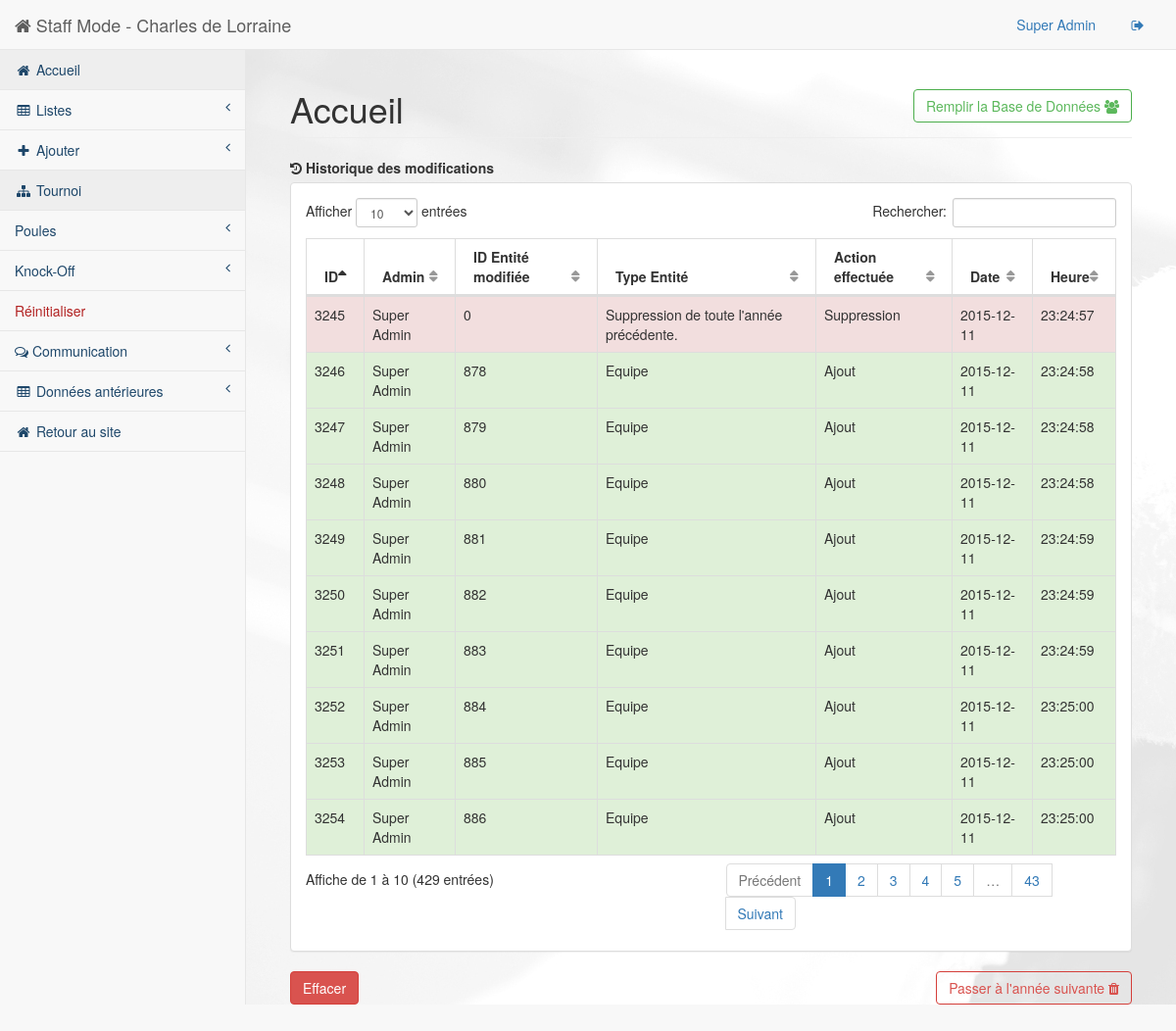
The page /staff/pages/index.php (signed in) on the database its author committed.
### tables this page shows
CREATE TABLE IF NOT EXISTS `History` (
  `id` int(11) NOT NULL AUTO_INCREMENT,
  `idPerson` int(11) NOT NULL,
  `idEntite` int(11) NOT NULL,
  `typeEntite` text NOT NULL,
  `action` text NOT NULL,
  `date` date NOT NULL,
  `hour` text NOT NULL,
  PRIMARY KEY (`id`),
  UNIQUE KEY `id` (`id`),
  UNIQUE KEY `id_3` (`id`),
  UNIQUE KEY `id_4` (`id`),
  KEY `id_2` (`id`)
);

CREATE TABLE IF NOT EXISTS `Personne` (
  `ID` int(255) NOT NULL AUTO_INCREMENT,
  `Title` int(2) NOT NULL,
  `FirstName` varchar(100) NOT NULL,
  `LastName` varchar(100) NOT NULL,
  `Ville` varchar(500) NOT NULL,
  `ZIPCode` int(10) NOT NULL,
  `Rue` varchar(100) NOT NULL,
  `Number` int(11) NOT NULL,
  `PhoneNumber` varchar(20) NOT NULL,
  `GSMNumber` varchar(20) NOT NULL,
  `BirthDate` date NOT NULL,
  `Mail` varchar(500) NOT NULL,
  `CreationDate` date NOT NULL,
  `Note` varchar(500) NOT NULL,
  `IsPlayer` tinyint(1) NOT NULL,
  `IsOwner` tinyint(1) NOT NULL,
  `IsStaff` tinyint(1) NOT NULL,
  PRIMARY KEY (`ID`)
);

### src/staff/pages/php/inc/list-function.inc (called while the page is built, shortened)
<?php
function getHistories() {
    $db = BDconnect();
    return $db->query('SELECT * FROM History ORDER BY ID DESC');
}
function getStaffName($idPerson) {
    $db = BDconnect();
    $rep = $db->query('SELECT * FROM Personne WHERE '.$idPerson.' = ID');
    $donnees = $rep->fetch_array();
    $res = $donnees['FirstName'] . " " . $donnees['LastName'];
    return $res;
}
?>

### src/staff/pages/index.php (the view, shortened to what this page needs)
<?php require_once("./php/inc/list-function.inc");
?>
    <!DOCTYPE html>
    <html lang="en">
    <head>
        <link href="../bower_components/bootstrap/dist/css/bootstrap.min.css" rel="stylesheet">
        <link href="../bower_components/metisMenu/dist/metisMenu.min.css" rel="stylesheet">
        <link href="../bower_components/datatables-plugins/integration/bootstrap/3/dataTables.bootstrap.css" rel="stylesheet">
        <link href="../bower_components/datatables-responsive/css/dataTables.responsive.css" rel="stylesheet">
        <link href="../dist/css/sb-admin-2.css" rel="stylesheet">
        <link href="../bower_components/font-awesome/css/font-awesome.min.css" rel="stylesheet" type="text/css">
    </head>
    <body>
        <div id="wrapper" >
            <?php
            include("./html/header.php");
        ?>
                <div id="page-wrapper" style="background : url(../../images/staff-back.jpg) 0 0 fixed;">
                    <div class="container-fluid">
                        <div class="row">
                            <div class="col-lg-12">
                                <h1 class="page-header">Accueil <a href="./php/auto-populate.php" class="btn btn-success btn-outline pull-right">Remplir la Base de Données  <i class="fa fa-users"></i></a></h1>
                            </div>
                        </div>
                        <div class="row">
                            <div class="col-lg-12">
                                <label for="sel1"><span class="fa fa-history"></span> Historique des modifications </label>
                                <div class="panel panel-default">
                                    <div class="panel-body">
                                        <div class="dataTable_wrapper">
                                            <table class="table table-striped table-bordered table-hover" id="dataTables-example">
                                                <thead>
                                                    <tr>
                                                        <th>ID</th>
                                                        <th>Admin</th>
                                                        <th>ID Entité modifiée</th>
                                                        <th>Type Entité</th>
                                                        <th>Action effectuée</th>
                                                        <th>Date</th>
                                                        <th>Heure</th>
                                                    </tr>
                                                </thead>
                                                <tbody>
                                                    <?php
                                                foreach (getHistories() as $histo){
                                                    $color = "";
                                                    switch ($histo['action']) {
                                                        case "Ajout":
                                                            $color = "success";
                                                            break;
                                                        case "Suppression":
                                                            $color = "danger";
                                                            break;
                                                    }
                                                    ?>
                                                        <tr class="odd gradeX <?=$color?>">
                                                            <td>
                                                                <?=$histo['id']?>
                                                            </td>
                                                            <td>
                                                                <?=utf8_encode(getStaffName($histo['idPerson']))?>
                                                            </td>
                                                            <td>
                                                                <?=$histo['idEntite']?>
                                                            </td>
                                                            <td>
                                                                <?=utf8_encode($histo['typeEntite'])?>
                                                            </td>
                                                            <td>
                                                                <?=$histo['action']?>
                                                            </td>
                                                            <td>
                                                                <?=$histo['date']?>
                                                            </td>
                                                            <td>
                                                                <?=$histo['hour']?>
                                                            </td>
                                                        </tr>
                                                        <?php } ?>
                                                </tbody>
                                            </table>
                                        </div>
                                    </div>
                                </div>
                            </div>
                        </div>
                        <span>
                        <div class="pull-left">
                            <a href="./php/delete-history.php" class="btn btn-danger">Effacer</a>
                        </div>
                        <div class="pull-right">
                            <a href="./php/delete-all.php" onclick="return confirm('Voulez-vous vraiment passer à l\'année suivante ? Cette action va altérer de manière irrémédiable la base de donnée.');" class="btn btn-danger btn-outline"> Passer à l'année suivante <i class="fa fa-trash"></i></a>
                        </div>
                      </span>
                    </div>
                </div>
        </div>
    </body>
    </html>

### src/staff/pages/html/header.php (shortened to what this page needs)
<nav class="navbar navbar-default navbar-static-top" role="navigation" style="margin-bottom: 0">
    <div class="navbar-header">
        <a class="navbar-brand" href="index.php"><i class="fa fa-home"></i> Staff Mode - Charles de Lorraine</a>
    </div>
    <ul class="nav navbar-top-links navbar-right">
        <li class="dropdown">
            <a class="dropdown-toggle" href="../pages/staff.php">
                <?php echo $_SESSION["NAME"]; ?>
            </a>
        </li>
        <li class="dropdown">
            <a class="dropdown-toggle" href="login.php?action=logout">
                    <i class="fa fa-sign-out fa-fw"></i>
            </a>
        </li>
    </ul>
    <div class="navbar-default sidebar" role="navigation">
        <div class="sidebar-nav navbar-collapse colorDarkBlue">
            <ul class="nav" id="side-menu">
                <li>
                    <a href="index.php"><i class="fa fa-home fa-fw"></i> Accueil</a>
                </li>
                <li>
                    <a href="#"><i class="fa fa-table fa-fw"></i> Listes<span class="fa arrow"></span></a>
                </li>
                <li>
                    <a href="#"><i class="fa fa-plus fa-fw"></i> Ajouter<span class="fa arrow"></span></a>
                </li>
                <li>
                    <a href=""><i class="fa fa-sitemap fa-fw"></i> Tournoi</a>
                </li>
                <li>
                            <a href="#">Poules<span class="fa arrow"></span></a>
                        </li>
                        <li>
                            <a href="#">Knock-Off<span class="fa arrow"></span></a>
                        </li>
                        <li class="li-danger">
                            <a href="reset.php">Réinitialiser</a>
                        </li>
                <li>
                    <a href="#"><i class="fa fa-comments-o"></i> Communication<span class="fa arrow"></span></a>
                </li>
                <li>
                    <a href="#"><i class="fa fa-table fa-fw"></i> Données antérieures <span class="fa arrow"></span></a>
                </li>
                <li>
                    <a href="../../index.php?action=logout"><i class="fa fa-home fa-fw"></i> Retour au site</a>
                </li>
            </ul>
        </div>
    </div>
</nav>

### rows shown on the page
history: id "3254", idPerson.LastName "Super Admin", idEntite "886", typeEntite "Equipe", action "Ajout", date "2015-12-11", hour "23:25:00"
history: id "3253", idPerson.LastName "Super Admin", idEntite "885", typeEntite "Equipe", action "Ajout", date "2015-12-11", hour "23:25:00"
history: id "3252", idPerson.LastName "Super Admin", idEntite "884", typeEntite "Equipe", action "Ajout", date "2015-12-11", hour "23:25:00"
history: id "3251", idPerson.LastName "Super Admin", idEntite "883", typeEntite "Equipe", action "Ajout", date "2015-12-11", hour "23:24:59"
history: id "3250", idPerson.LastName "Super Admin", idEntite "882", typeEntite "Equipe", action "Ajout", date "2015-12-11", hour "23:24:59"
history: id "3249", idPerson.LastName "Super Admin", idEntite "881", typeEntite "Equipe", action "Ajout", date "2015-12-11", hour "23:24:59"
history: id "3248", idPerson.LastName "Super Admin", idEntite "880", typeEntite "Equipe", action "Ajout", date "2015-12-11", hour "23:24:58"
history: id "3247", idPerson.LastName "Super Admin", idEntite "879", typeEntite "Equipe", action "Ajout", date "2015-12-11", hour "23:24:58"
history: id "3246", idPerson.LastName "Super Admin", idEntite "878", typeEntite "Equipe", action "Ajout", date "2015-12-11", hour "23:24:58"
history: id "3245", idPerson.LastName "Super Admin", idEntite "0", typeEntite "Suppression de toute l'année précédente.", action "Suppression", date "2015-12-11", hour "23:24:57"

### other values the page prints
$_SESSION["NAME"] "Super Admin"
